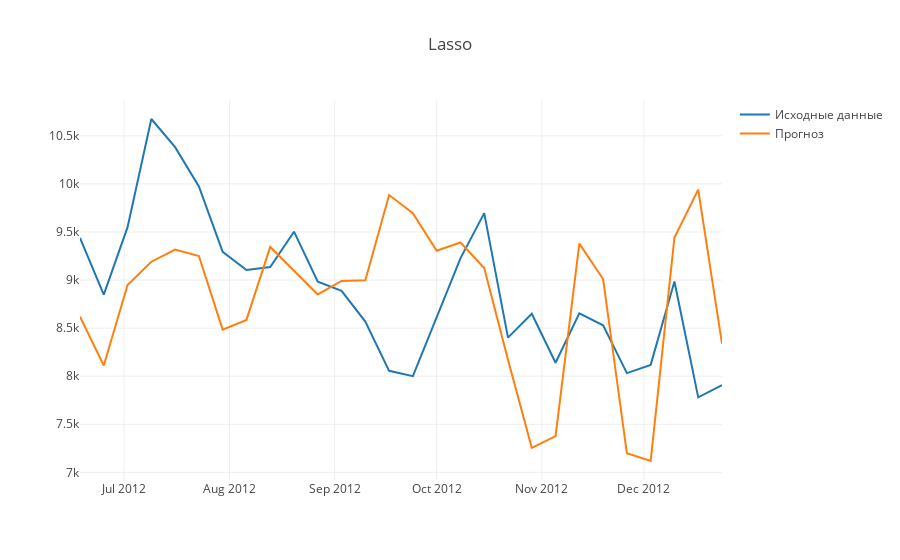

Notebook source saved alongside this figure:
### Markdown cell above
Видно, что модель сильно регуляризуется кросс-валидацией, посмотрим, как она ведет себя на остальном временном ряде. Кстати, напишем функцию для прогноза - на вход будем подавать ей обученную модель и исходные данные для прогноза, и будем в процессе выполнения функции извлекать лаги.

### Code cell
param_grid = {'alpha': [0.01, 0.03, 0.1, 0.3, 1, 3, 10, 30, 100]}

lasso = Lasso()
lasso_cv = GridSearchCV(lasso,
                     param_grid=param_grid)
lasso_cv.fit(X_train, y_train)
lasso_predict = lasso_cv.predict(X_test)

plotly_df(pd.DataFrame({'Исходные данные': y_test, 'Прогноз': lasso_predict}, index=learning_samples.index[116:]),
          title=f'Lasso')

### Figure 1 — Plotly figure (JSON) as saved in the notebook; plotly's stock layout.template omitted (floating-point values rounded to 4 significant figures)
{"data": [{"mode": "lines", "name": "Исходные данные", "type": "scatter", "x": ["2012-06-18", "2012-06-25", "2012-07-02", "2012-07-09", "2012-07-16", "2012-07-23", "2012-07-30", "2012-08-06", "2012-08-13", "2012-08-20", "2012-08-27", "2012-09-03", "2012-09-10", "2012-09-17", "2012-09-24", "2012-10-01", "2012-10-08", "2012-10-15", "2012-10-22", "2012-10-29", "2012-11-05", "2012-11-12", "2012-11-19", "2012-11-26", "2012-12-03", "2012-12-10", "2012-12-17", "2012-12-24"], "y": [9439, 8848, 9550, 10675, 10382, 9974, 9294, 9105, 9135, 9503, 8983, 8887, 8568, 8056, 8001, 8606, 9226, 9696, 8401, 8649, 8140, 8654, 8530, 8032, 8118, 8985, 7780, 7908]}, {"mode": "lines", "name": "Прогноз", "type": "scatter", "x": ["2012-06-18", "2012-06-25", "2012-07-02", "2012-07-09", "2012-07-16", "2012-07-23", "2012-07-30", "2012-08-06", "2012-08-13", "2012-08-20", "2012-08-27", "2012-09-03", "2012-09-10", "2012-09-17", "2012-09-24", "2012-10-01", "2012-10-08", "2012-10-15", "2012-10-22", "2012-10-29", "2012-11-05", "2012-11-12", "2012-11-19", "2012-11-26", "2012-12-03", "2012-12-10", "2012-12-17", "2012-12-24"], "y": [8620.0, 8111.0, 8949.0, 9191.0, 9318.0, 9250.0, 8485.0, 8585.0, 9344.0, 9099.0, 8851.0, 8991.0, 8997.0, 9884.0, 9695.0, 9305.0, 9391.0, 9125.0, 8171.0, 7255.0, 7378.0, 9379.0, 9011.0, 7198.0, 7118.0, 9442.0, 9941.0, 8338.0]}], "layout": {"title": "Lasso"}}
